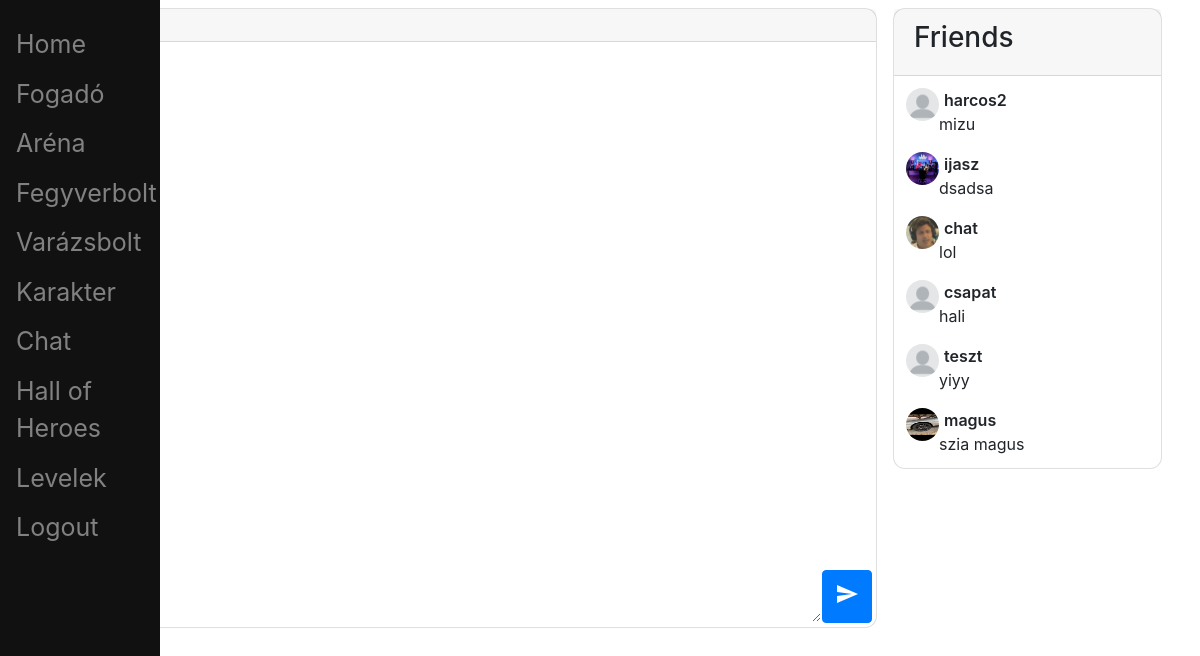
/messages/ (signed in), run on the app's committed database.
### private_chat/models.py (models this page shows)
class PrivateChatRoomMessage(models.Model):
	user 			= models.ForeignKey(settings.AUTH_USER_MODEL, on_delete=models.CASCADE)
	room 			= models.ForeignKey(PrivateChatRoom, on_delete=models.CASCADE)
	sending_time	= models.DateTimeField(auto_now_add=True)
	content 		= models.TextField(unique=False, blank=False)
	objects = PrivateChatRoomMessageManager()
	def __str__(self):
		return self.content
	def get_sending_time(self):
		return self.sending_time

### account/models.py (models this page shows, shortened)
class Account(AbstractBaseUser):
	username		= models.CharField(verbose_name = 'username', max_length = 20, unique = True)
	email 			= models.EmailField(verbose_name = 'email', max_length = 128, unique = True)
	date_joined		= models.DateTimeField(verbose_name = 'date joined', auto_now_add = True)
	last_login		= models.DateTimeField(verbose_name = 'last login', auto_now = True)
	is_admin		= models.BooleanField(default=False)
	is_superuser	= models.BooleanField(default=False)
	is_staff		= models.BooleanField(default=False)
	is_active		= models.BooleanField(default=True) # - lehet false pl email-es aktivalas
	profile_image	= models.ImageField(null=True, blank=True, upload_to=profile_image_path)
	objects = CustomAccountManager()
	USERNAME_FIELD 	= 'username'
	REQUIRED_FIELDS	= ['email']

### private_chat/views.py (the view, shortened to what this page needs)
# urls.py: path('', private_chat_page_view, name='private_chat_room'),
@login_required(login_url='login')
def private_chat_page_view(request, *args, **kwargs):
	print(request.GET.get('room_id'))
	user = request.user
	room_id = request.GET.get('room_id')
	context = {}
	print('TULJOTTEM')
	rooms_parameter_user1 = PrivateChatRoom.objects.filter(user1=user)
	rooms_parameter_user2 = PrivateChatRoom.objects.filter(user2=user)
	rooms = list(chain(rooms_parameter_user1, rooms_parameter_user2)) # mergeli és eltávolítja a duplikált elemeket
	messages_and_users = []
	users = []
	for room in rooms:
		if room.user1 == user:
			other_user = room.user2
		else:
			other_user = room.user1
		try:
			profile_image = other_user.profile_image.url
		except Exception as e:
			profile_image = STATIC_IMAGE_PATH_IF_DEFAULT_PIC_SET
		try:
			recent_message = PrivateChatRoomMessage.objects.filter(room=room).order_by('-sending_time')[0]
		except:
			recent_message = (f'{room.user1} létrehozta a szobát')
		"""
		strhez a sending timeot is hozza kell adni
		print('heh')
		recent_message_list = str(recent_message).split()
		recent_message = recent_message_list[0] # csak a message
		date_string = recent_message_list[1] + " " + recent_message_list[2] # a dátum
		print(date_string)
		print('heh vege')
		#print(PrivateChatRoomMessage.objects.filter(room=room).order_by('-sending_time')[0])
		"""
		try:
			recent_message_sending_time = PrivateChatRoomMessage.objects.filter(room=room).order_by('-sending_time')[0].get_sending_time() # megkaptuk a legutolso uzenet kuldesi datumat
		except:
			recent_message_sending_time = DEFAULT_SENDING_TIME
		messages_and_users.append({
				'message': recent_message,
				'recent_message_sending_time': recent_message_sending_time,
				'other_user': other_user,
				'profile_image': profile_image,
			})
	messages_and_users = sorted(messages_and_users, key=lambda x: x['recent_message_sending_time'], reverse=True)
	context['debug_mode'] = settings.DEBUG
	context['messages_and_users'] = messages_and_users
	return render(request, 'private_chat/room.html', context)

### private_chat/templates/private_chat/room.html (shortened to what this page needs)
{% extends 'base.html' %}
{% load static %}
{% block content %}
<div class="container">
	<div class="row">
		<div class="col-sm-9 m-0 p-2">
			<div class="card" id="id_chatroom_card">
				<div class="d-flex flex-row align-items-center card-header" id="id_room_title">
				<a class="d-flex flex-row" id="id_user_info_container">
				</a>
				</div>
				<div class="card-body p-1">
					<div class="d-flex flex-column" id="id_chat_log_container">
						<div class="d-flex chat-log" id="chat_messages_id">
						</div>
						<span class="{% if not debug_mode %}d-none{% endif %} page-number" id="id_page_number">1</span>
						<div class="d-flex flex-row chat-message-input-container">
							<textarea class="flex-grow-1 chat-message-input" id="send-message-textarea_id"></textarea>
							<button class="btn btn-primary chat-message-submit-button">
								<span id="send-message-submit_id" class="material-icons">send
								</span>
							</button>
						</div>
					</div>
				</div>
			</div>
		</div>
		<div class="col-sm-3 m-0 p-2" id="recent-chat-with-users">
			<div class="card">
				<div class="d-flex flex-row align-items-center card-header">
					<h3 >Friends</h3>
				</div>
				<div class="card-body p-1">
					<div class="d-flex flex-column friends-list-container " id="refresh-me">
						{% for message_and_user in messages_and_users %}
						<div class="d-flex flex-row p-2 friend-container flex-grow-1" onclick="selectUserChatRoom('{{message_and_user.other_user.id}}')" id="id_friend_container_{{message_and_user.other_user.id}}">
							<img class="profile-image rounded-circle img-fluid" id="id_friend_img_{{message_and_user.other_user.id}}" src="{{message_and_user.profile_image}}" >
							<div class="d-flex flex-column">
								<span class="username-span">{{message_and_user.other_user.username}}</span>
								<span>{{message_and_user.message|truncatechars:30}}</span>
							</div>
						</div>
						{% endfor %}
					</div>
				</div>
			</div>
		</div>
	</div>
</div>
{% endblock content %}

### private_chat/templates/private_chat/room.html (style rules this page uses)
.chat-log { height: 500px; overflow-x: hidden; overflow-y: auto; padding: 10px; background-color: #fff; font-size: 0.9em; flex-direction: column-reverse; }
.chat-message-input-container { outline: none; box-shadow: none; }
.chat-message-input { outline: none; border: 1px solid #fff; border-top: 2px solid var(--main-background-color); }
.username-span { font-weight: 600; margin-top: 0px; margin-bottom: auto; margin-left: 5px; margin-right: 5px; }
.profile-image { width: 33px; height: 33px; margin-top: 0px; margin-bottom: auto; }
.card { border-radius: 12px; }
.friends-list-container { max-height: 500px; overflow-y: scroll; }

### data on the page
PrivateChatRoomMessage: other_user.username "harcos2", message "mizu"
PrivateChatRoomMessage: shows a picture, other_user.username "ijasz", message "dsadsa"
PrivateChatRoomMessage: shows a picture, other_user.username "chat", message "lol"
PrivateChatRoomMessage: other_user.username "csapat", message "hali"
PrivateChatRoomMessage: other_user.username "teszt", message "yiyy"
PrivateChatRoomMessage: shows a picture, other_user.username "magus", message "szia magus"
